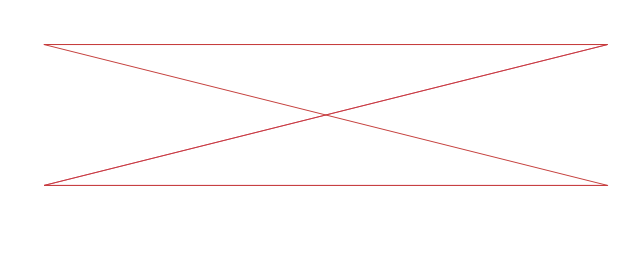

Source code (Python):
import shapefile           # memasukan module shapefile
w=shapefile.Writer()        # mendefinisikan w sebagai shapefile.writer
w.shapeType         # melakukan penerapan shapeType pada w
           
w.field("kolom1","C")      # membuat kolom dengan type character di dalamnya
w.field("kolom2","C")       # membuat kolom dengan type character di dalamnya

w.record("ngek","satu")    # membuat rekaman ke satu sebagai tempat semua titik koordianat

w.poly(parts=[[[1,3],[5,3],[1,2],[5,2], [1,3]]],shapeType=shapefile.POLYLINE)   #bentuk garis poli line    

w.save("cokgan7") # di simpan dalam bentuk shp dengan nama cokgan7         